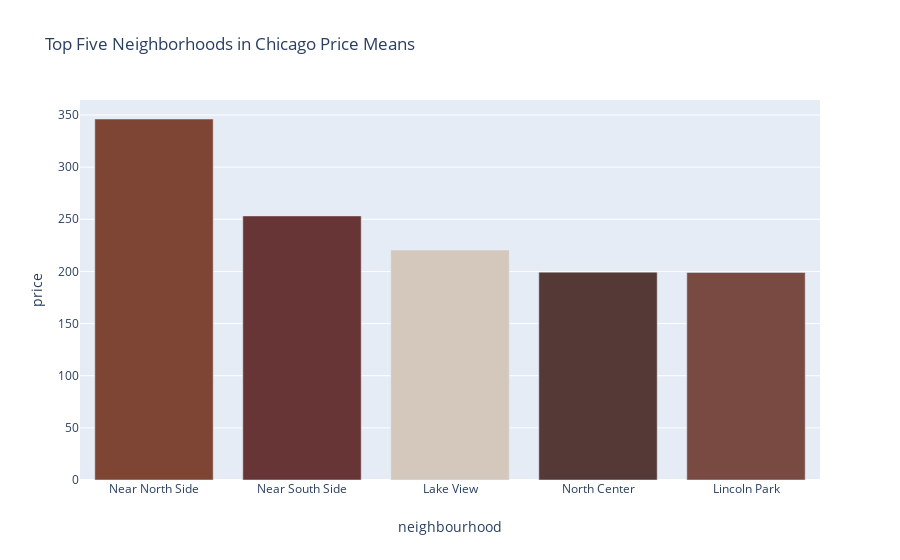

Notebook source saved alongside this figure:
### Code cell
chi_mean =li.groupby('neighbourhood')['price'].mean().sort_values(ascending=False).head()
#chi_mean


#make the plot
neighbourhoods= ['#7e4534', '#673535', '#d4c7bc', '#543936', '#784a42']
mydata = go.Bar(x= chi_mean.index,
                y= chi_mean.values,
                marker=dict(color=neighbourhoods))
# now the layout
mylayout=go.Layout(title="Top Five Neighborhoods in Chicago Price Means",
                   xaxis= dict(title='neighbourhood'),
                   yaxis=dict(title='price'))
# bind using go.Figure
myfig = go.Figure(data=[mydata], layout=mylayout)
myfig.show()

### Figure 1 — Plotly figure (JSON) as saved in the notebook; plotly's stock layout.template omitted (floating-point values rounded to 4 significant figures)
{"data": [{"marker": {"color": ["#7e4534", "#673535", "#d4c7bc", "#543936", "#784a42"]}, "type": "bar", "x": ["Near North Side", "Near South Side", "Lake View", "North Center", "Lincoln Park"], "y": [346.2, 253.2, 220.6, 199.3, 199.0]}], "layout": {"title": {"text": "Top Five Neighborhoods in Chicago Price Means"}, "xaxis": {"title": {"text": "neighbourhood"}}, "yaxis": {"title": {"text": "price"}}}}
